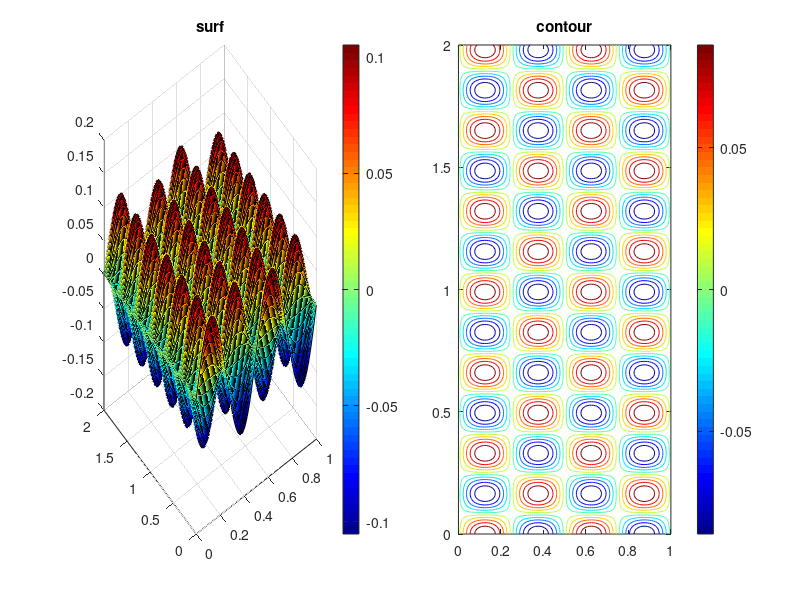

MATLAB code to generate this figure:
clc, clear, close all; 

%we want to see how to animate in matlab so first let's animate our previous
%three dimensional plot
%helping variables
x = linspace(0,1,100);
y = linspace(0,2,200);
t = linspace(0,1,20); %one second distributed on 20 points
%for the z we create a matrices that contains the x,y nd t value that we
%will need to plot the animation
z = zeros(length(x), length(y), length(t)); 

for cnt = 1:length(t)
    %we add a temporal dependecy to the function
    z(:,:,cnt) = sin(2 * pi * x' / 0.5) * cos(2* pi * y / 0.33) * t(cnt);
end

[Y, X] = meshgrid(y,x);
figure("Position",[100,100,1500,750]);
subplot(1,2,1);
% we passed the z array fully for x and y and then a certain moment in time that we wanted to evaluate
surf(X,Y,z(:, :, 3));
colormap jet;
colorbar;
title("surf");

subplot(1,2,2);
% we passed the z array fully for x and y and then a certain moment in time that we wanted to evaluate
contour(X,Y,z(:, :, 3));
colormap jet;
colorbar;
title("contour")